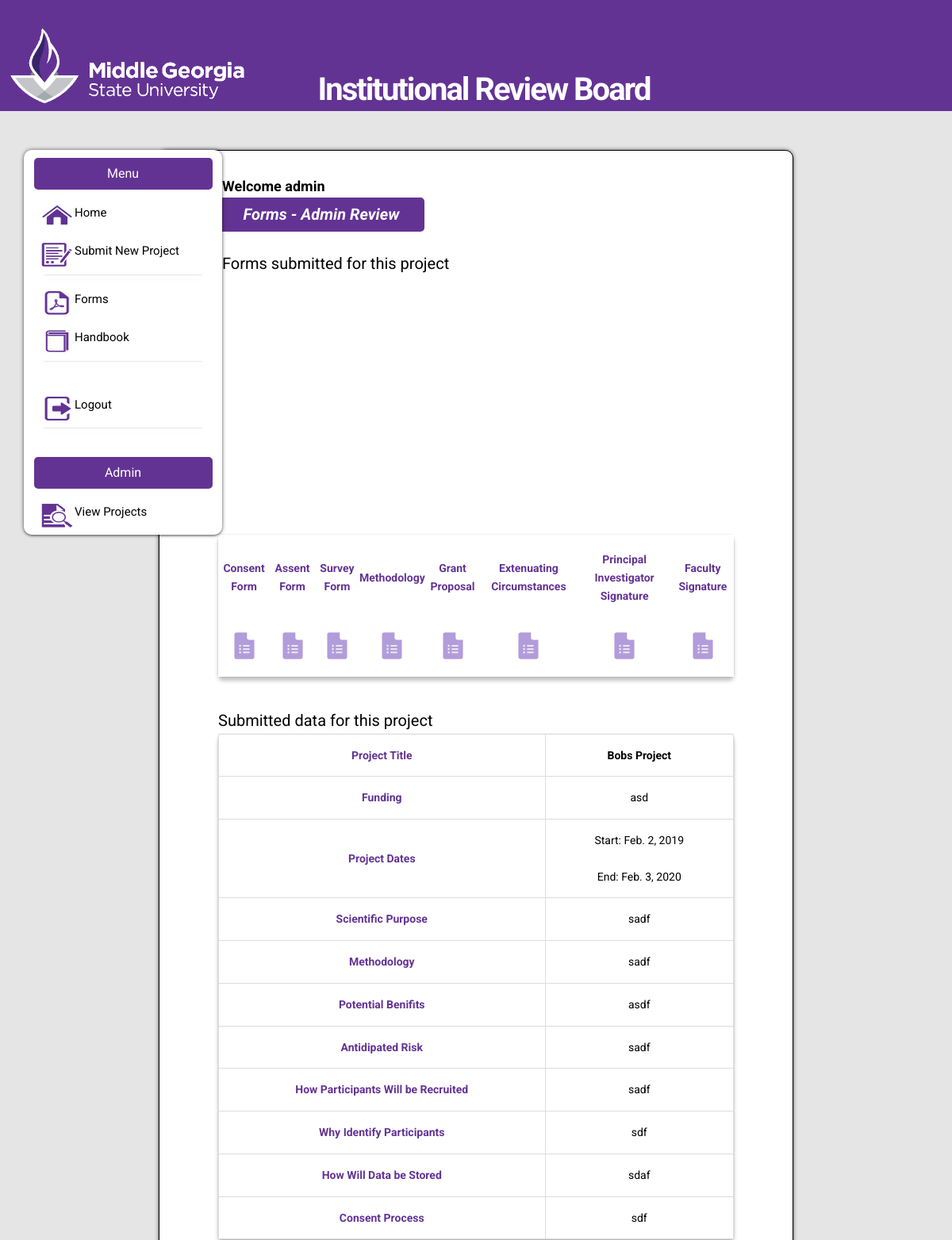
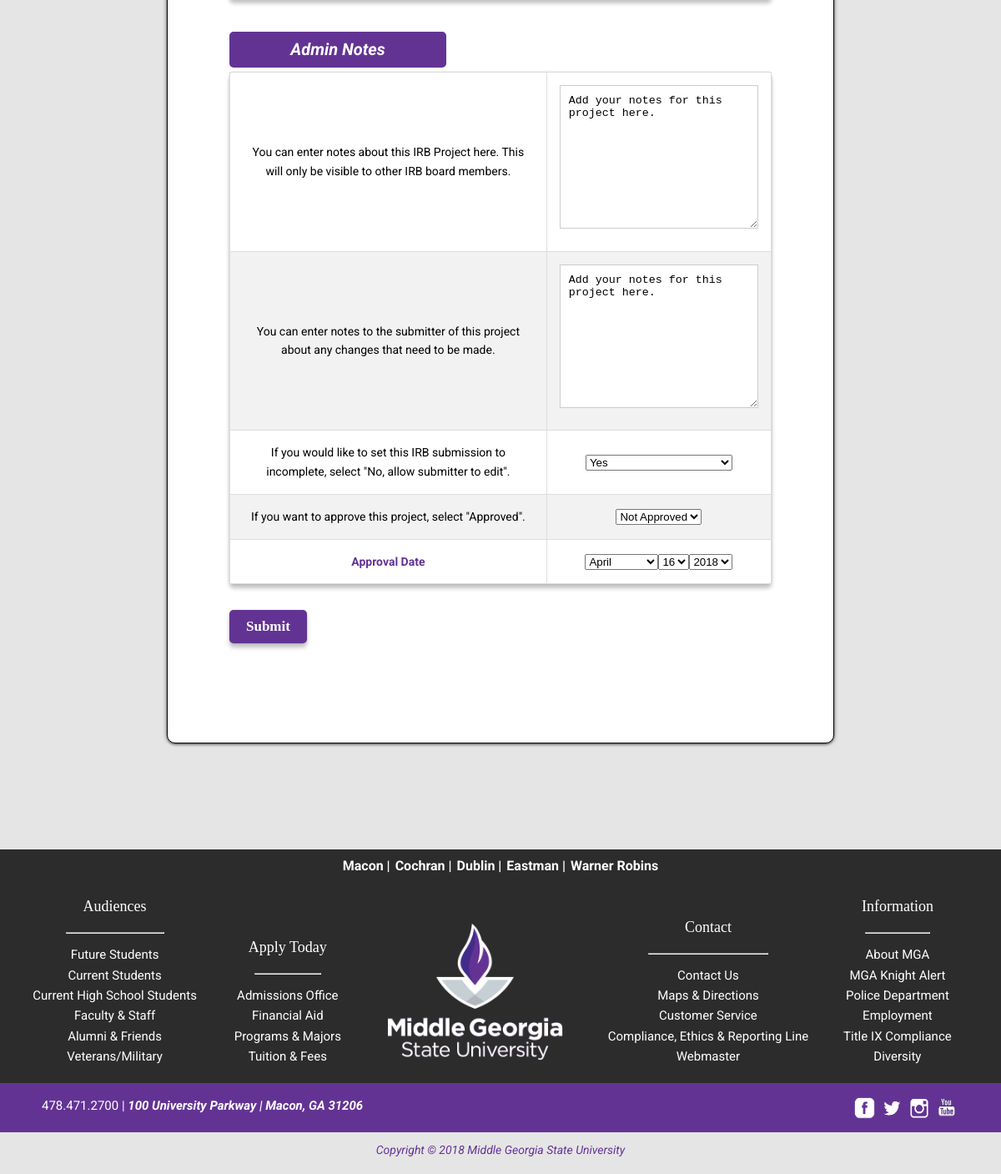
The page /review/16/ (signed in) on the database its author committed (2 pictures, top to bottom).
### irbSite/models.py (models this page shows, shortened)
class Project(models.Model):
    project_id = models.AutoField(primary_key=True)
    project_name = models.CharField(max_length = 50)
    last_modified = models.DateField(auto_now=True, blank = True)
    REVIEW_TYPE = (
        ('exempt review' , 'Exempt Review'),
        ('expedited review', 'Expedited Review'),
        ('full irb review', 'Full IRB Review'),)
    review_type = models.CharField(max_length = 20, choices = REVIEW_TYPE)
    consent_form = models.FileField(blank = True, null = True)
    assent_form = models.FileField(blank = True, null = True)
    surveys_form = models.FileField(blank = True, null = True)
    methodology_form = models.FileField(blank = True, null = True)
    grant_proposal_form = models.FileField(blank = True, null = True)
    ext_circumstances_form = models.FileField(blank = True, null = True)
    principal_investigator_signature = models.FileField(blank = True, null = True)
    faculty_supervisor_signature = models.FileField(blank = True, null = True)
    funding = models.CharField(max_length = 3000)
    start_date = models.DateField(blank = True)
    end_date = models.DateField(blank = True)
    purpose = models.CharField(max_length = 3000)
    methodology = models.CharField(max_length = 3000)
    benefits = models.CharField(max_length = 3000)
    risk = models.CharField(max_length = 3000, blank = True )
    recruited = models.CharField(max_length = 3000)
    why_identify = models.CharField(max_length = 3000)
    how_data_store = models.CharField(max_length = 3000)
    consent_process = models.CharField(max_length = 3000)
    review_notes = models.CharField(max_length = 3000, blank = True, null = True)
    notes_to_submitter = models.CharField(max_length = 3000, blank = True, null = True)
    date_approved = models.DateField(null = True)
    date_submitted = models.DateField(auto_now_add = True)
    COMPLETE_CHOICES = (
        (True, 'Yes'),
        (False, 'No, allow submitter to edit')
    )
    is_complete = models.BooleanField(default = True, choices = COMPLETE_CHOICES)
    APPROVED_CHOICES = (
        (False, 'Not Approved'),
        (True, 'Approved')
    )
    is_approved = models.BooleanField(default = False, choices = APPROVED_CHOICES)
    user = models.ForeignKey(settings.AUTH_USER_MODEL, on_delete=models.CASCADE)

### irbSite/views.py (the view)
# urls.py: url(r'^review/(?P<pk>\d+)/', views.ReviewProject.as_view(), name = 'reviewProject'),
class ReviewProject(LoginRequiredMixin, PermissionRequiredMixin, UpdateView):
    template_name = 'irbSite/admin_forms.html'
    form_class = ProjectReviewForm
    success_url = reverse_lazy('irbSite:irbadmin')
    queryset = Project.objects.all()
    permission_required = 'user.is_staff == True'
    raise_exception = True

### irbSite/forms.py
class ProjectReviewForm(ModelForm):
    class Meta():
        model = Project
        fields = {'review_notes', 'is_complete', 'is_approved', 'date_approved', 'notes_to_submitter'}
        widgets = { 'review_notes' : forms.Textarea(attrs={'placeholder' : 'Add your notes for this project here.'}), 'date_approved' : SelectDateWidget,
                    'notes_to_submitter' : forms.Textarea(attrs={'placeholder' : 'Add your notes for this project here.'})}

### irbSite/templates/irbSite/admin_forms.html (shortened to what this page needs)
{% extends 'base.html' %}
	{% block body%}
	{% load static %}
		<div class="big_container">
			<section class="big_content">
				<h1>Welcome {{user.username}}</h1>
				<h5>Forms - Admin Review</h5><br>
				<form id="forms" method="get">
					<p>Forms submitted for this project</p>
					<table id="funky_table">
						<tr>
							<th>Consent Form</th>
							<th>Assent Form</th>
							<th>Survey Form</th>
							<th>Methodology</th>
							<th>Grant Proposal</th>
							<th>Extenuating Circumstances</th>
							<th>Principal Investigator Signature</th>
							<th>Faculty Signature</th>
						</tr>
						<tr>
						{% if project.consent_form %}
							<th><a href="{{ project.consent_form.url }}" target="_blank" rel="noreferrer"><img class="small_icons" src="{% static 'irbSite/images/forms.png' %}" alt=""/> </a></th>
						{% else %}
							<th><img class="small_icons" src="{% static 'irbSite/images/no_forms.png' %}" alt=""/></th>
						{% endif %}
						{% if project.assent_form %}
							<th><a href="{{ project.assent_form.url }}" target="_blank" rel="noreferrer"><img class="small_icons" src="{% static 'irbSite/images/forms.png' %}" alt=""/> </a></th>
						{% else %}
							<th><img class="small_icons" src="{% static 'irbSite/images/no_forms.png' %}" alt=""/></th>
						{% endif %}
						{% if project.surveys_form %}
							<th><a class="" id="" href="{{ project.surveys_form.url }}" target="_blank" rel="noreferrer"><img class="small_icons" src="{% static 'irbSite/images/forms.png' %}" alt=""/> </a></th>
						{% else %}
							<th><img class="small_icons" src="{% static 'irbSite/images/no_forms.png' %}" alt=""/></th>
						{% endif %}
						{% if project.methodology_form %}
							<th><a class="" id="" href="{{ project.methodology_form.url }}" target="_blank" rel="noreferrer"><img class="small_icons" src="{% static 'irbSite/images/forms.png' %}" alt=""/> </a></th>
						{% else %}
							<th><img class="small_icons" src="{% static 'irbSite/images/no_forms.png' %}" alt=""/></th>
						{% endif %}
						{% if project.grant_proposal_form %}
							<th><a class="" id="" href="{{ project.grant_proposal_form.url }}" target="_blank" rel="noreferrer"><img class="small_icons" src="{% static 'irbSite/images/forms.png' %}" alt=""/> </a></th>
						{% else %}
							<th><img class="small_icons" src="{% static 'irbSite/images/no_forms.png' %}" alt=""/></th>
						{% endif %}
						{% if project.ext_circumstances_form %}
							<th><a class="" id="" href="{{ project.ext_circumstances_form.url }}" target="_blank" rel="noreferrer"><img class="small_icons" src="{% static 'irbSite/images/forms.png' %}" alt=""/> </a></th>
						{% else %}
							<th><img class="small_icons" src="{% static 'irbSite/images/no_forms.png' %}" alt=""/></th>
						{% endif %}
						{% if project.principal_investigator_signature %}
							<th><a class="" id="" href="{{ project.principal_investigator_signature.url }}" target="_blank" rel="noreferrer"><img class="small_icons" src="{% static 'irbSite/images/forms.png' %}" alt=""/> </a></th>
						{% else %}
							<th><img class="small_icons" src="{% static 'irbSite/images/no_forms.png' %}" alt=""/></th>
						{% endif %}
						{% if project.faculty_supervisor_signature %}
							<th><a class="" id="" href="{{ project.faculty_supervisor_signature.url }}" target="_blank" rel="noreferrer"><img class="small_icons" src="{% static 'irbSite/images/forms.png' %}" alt=""/> </a></th>
						{% else %}
							<th><img class="small_icons" src="{% static 'irbSite/images/no_forms.png' %}" alt=""/></th>
						{% endif %}
						</tr>
					</table>
					<br><br>
					<p>Submitted data for this project</p>
					<table id="small_table">
						<tr>
							<th>Project Title</th>
							<td><b>{{ project.project_name }}</b></td>
						</tr>
						<tr>
							<th>Funding</th>
							<td>{{project.funding}}</td>
						</tr>
						<tr>
							<th>Project Dates</th>
							<td>Start:   {{project.start_date}}<br><br>End:   {{project.end_date}}</td>
						</tr>
						<tr>
							<th>Scientific Purpose</th>
							<td>{{project.purpose}}</td>
						</tr>
						<tr>
							<th>Methodology</th>
							<td>{{project.methodology}}</td>
						</tr>
						<tr>
							<th>Potential Benifits</th>
							<td>{{project.benefits}}</td>
						</tr>
						<tr>
							<th>Antidipated Risk</th>
							<td>{{project.risk}}</td>
						</tr>
						<tr>
							<th>How Participants Will be Recruited</th>
							<td>{{project.recruited}}</td>
						</tr>
						<tr>
							<th>Why Identify Participants </th>
							<td>{{project.why_identify}}</td>
						</tr>
						<tr>
							<th>How Will Data be Stored</th>
							<td>{{project.how_data_store}}</td>
						</tr>
						<tr>
							<th>Consent Process</th>
							<td>{{project.consent_process}}</td>
						</tr>
					</table>
				</form>
				<br><br>
				<h5>Admin Notes</h5>
					<form id="user" method="post">
						<div  id="user_content" role="form" class="">
							<table id="small_table">
							<tr>
								<td>You can enter notes about this IRB Project here. This will only be visible to other IRB board members.</td>
								<td>{{form.review_notes}}</td>
							</tr>
							<tr>
								<td>You can enter notes to the submitter of this project about any changes that need to be made.</td>
								<td>{{form.notes_to_submitter}}</td>
							</tr>
							<tr>
								<td>If you would like to set this IRB submission to incomplete, select "No, allow submitter to edit".</td>
								<td>{{form.is_complete}}</td>
							</tr>
							<tr>
								<td>If you want to approve this project, select "Approved".</td>
								<td>{{form.is_approved}}</td>
							</tr>
							<tr>
								<th>Approval Date</th>
								<td>{{ form.date_approved}}</td>
							</tr>
						</table>
							<br>
							<br>
						<button class"fright" name="submit" type="submit" id="contact-submit" >Submit</button>
					</div>
					<br>
					<br>
				</form>
			</section>
		</div>
		<br>
		<br>
		<br>
		<br>
		<br>
		<br>
	{% endblock %}

### irbSite/static/irbSite/style.css (style rules this page uses)
* { margin: 0;padding: 0;box-sizing: border-box;-webkit-box-sizing: border-box;-moz-box-sizing: border-box;-webkit-font-smoothing: antialiased; -moz-font-smoothing: antialiased;-o-font-smoothing: antialiased;font-smoothing: antialiased;text-rendering: optimizeLegibility; }
body { font-family: "Roboto", sans-serif; font-weight:400; font-size: 12px; line-height:1.625; color:#000; background-color: #e5e5e5; overflow-x:hidden; width:100%; height: 100%; max-width:100%; width: auto\9; }
h5 { width:100%; border:none; background:#633394; color:#FFF; text-align:center; margin:0 0 5px; padding: 5px; font-size: 20px; font-style: italic; border-radius: 5px; width: 40%; }
.big_container { width:800px; max-height:100%; margin: 10px auto; width: auto\9; background-color: #ffffff; border: 1px solid black; border-radius: 10px; padding: 30px; box-shadow: 0 0 5px 0 rgba(0, 0, 0, 0.6), 0 2px 2px 0 rgba(0, 0, 0, 0.24); }
.big_content { width: 650px; max-width:100%; max-height:100%; margin: 0 auto 50px auto; width: auto\9; }
#user textarea { width:100%; max-width: 300px; border:1px solid #ccc; background:#FFF;margin:0 0 5px; padding:10px; }
#contact button[type="submit"]:active #contact button[type="button"]:active, #contact button[type="reset"]:active, { box-shadow:inset 0 1px 3px rgba(0, 0, 0, 0.5); }
button { background-color: #633394; color: #ffffff; border: none; border-radius: 5px; padding: 10px 20px; font-size: 17px; font-family: Raleway; cursor: pointer; }
#user_content button { background-color: #633394; color: #ffffff; font-size: 17px; font-weight: bold; cursor: pointer; border-radius: 5px; margin-top: -8px; padding: 10px 20px; box-shadow: 0 0 2px 0 rgba(0, 0, 0, 0.2), 0 5px 5px 0 rgba(0, 0, 0, 0.24); }
#small_table { border-collapse: collapse; width: 100%; background-color: #ffffff; border-radius: 5px; box-shadow: 0 0 2px 0 rgba(0, 0, 0, 0.2), 0 5px 5px 0 rgba(0, 0, 0, 0.24); }
#small_table td, #small_table th { border: 1px solid #ddd; padding: 15px; text-align: center; }
#small_table td { font-size: 14px; }
#small_table tr:nth-child(even) { background-color: #f2f2f2; }
#small_table th { padding-top: 20px; padding-bottom: 12px; background-color: #ffffff; font-size: 14px; color: #633394; }
#forms p { font-size: 20px; }
#forms td { background-color: #ffffff; }
#funky_table { border-collapse: collapse; width: 100%; background-color: #ffffff; border-radius: 5px; box-shadow: 0 0 2px 0 rgba(0, 0, 0, 0.2), 0 5px 5px 0 rgba(0, 0, 0, 0.24); }
#funky_table td, #small_table th { border: 1px solid #ddd; padding: 15px; text-align: center; }
#funky_table tr:nth-child(even) { background-color: #f2f2f2; }
#funky_table th { padding-top: 20px; padding-bottom: 12px; background-color: #ffffff; font-size: 14px; color: #633394; }
#funky_table .small_icons { width: 40px; height: 40px; text-align: center; }

### rows shown on the page
Project: project_name "Bobs Project", funding "asd", start_date "Feb. 2, 2019", end_date "Feb. 3, 2020", purpose "sadf", methodology "sadf", benefits "asdf", risk "sadf", recruited "sadf", why_identify "sdf", how_data_store "sdaf", consent_process "sdf", is_complete "Yes", is_approved "Not Approved"

### other values the page prints
{{ user.username }} "admin"
